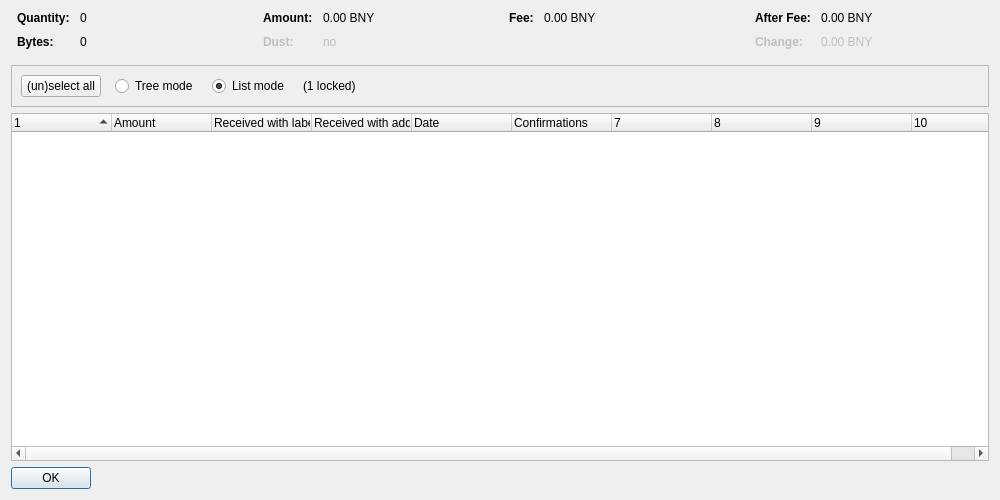
<?xml version="1.0" encoding="UTF-8"?>
<ui version="4.0">
 <class>CoinControlDialog</class>
 <widget class="QDialog" name="CoinControlDialog">
  <property name="geometry">
   <rect>
    <x>0</x>
    <y>0</y>
    <width>1000</width>
    <height>500</height>
   </rect>
  </property>
  <property name="windowTitle">
   <string>Coin Selection</string>
  </property>
  <layout class="QVBoxLayout" name="verticalLayout">
   <item>
    <layout class="QHBoxLayout" name="horizontalLayoutTop" stretch="0,0,0,0">
     <property name="topMargin">
      <number>0</number>
     </property>
     <property name="bottomMargin">
      <number>10</number>
     </property>
     <item>
      <layout class="QFormLayout" name="formLayoutCoinControl1">
       <property name="horizontalSpacing">
        <number>10</number>
       </property>
       <property name="verticalSpacing">
        <number>10</number>
       </property>
       <property name="leftMargin">
        <number>6</number>
       </property>
       <property name="rightMargin">
        <number>6</number>
       </property>
       <item row="0" column="0">
        <widget class="QLabel" name="labelCoinControlQuantityText">
         <property name="font">
          <font>
           <weight>75</weight>
           <bold>true</bold>
          </font>
         </property>
         <property name="text">
          <string>Quantity:</string>
         </property>
        </widget>
       </item>
       <item row="0" column="1">
        <widget class="QLabel" name="labelCoinControlQuantity">
         <property name="cursor">
          <cursorShape>IBeamCursor</cursorShape>
         </property>
         <property name="contextMenuPolicy">
          <enum>Qt::ActionsContextMenu</enum>
         </property>
         <property name="text">
          <string notr="true">0</string>
         </property>
         <property name="textInteractionFlags">
          <set>Qt::LinksAccessibleByMouse|Qt::TextSelectableByKeyboard|Qt::TextSelectableByMouse</set>
         </property>
        </widget>
       </item>
       <item row="1" column="0">
        <widget class="QLabel" name="labelCoinControlBytesText">
         <property name="font">
          <font>
           <weight>75</weight>
           <bold>true</bold>
          </font>
         </property>
         <property name="text">
          <string>Bytes:</string>
         </property>
        </widget>
       </item>
       <item row="1" column="1">
        <widget class="QLabel" name="labelCoinControlBytes">
         <property name="cursor">
          <cursorShape>IBeamCursor</cursorShape>
         </property>
         <property name="contextMenuPolicy">
          <enum>Qt::ActionsContextMenu</enum>
         </property>
         <property name="text">
          <string notr="true">0</string>
         </property>
         <property name="textInteractionFlags">
          <set>Qt::LinksAccessibleByMouse|Qt::TextSelectableByKeyboard|Qt::TextSelectableByMouse</set>
         </property>
        </widget>
       </item>
      </layout>
     </item>
     <item>
      <layout class="QFormLayout" name="formLayoutCoinControl2">
       <property name="horizontalSpacing">
        <number>10</number>
       </property>
       <property name="verticalSpacing">
        <number>10</number>
       </property>
       <property name="leftMargin">
        <number>6</number>
       </property>
       <property name="rightMargin">
        <number>6</number>
       </property>
       <item row="0" column="0">
        <widget class="QLabel" name="labelCoinControlAmountText">
         <property name="font">
          <font>
           <weight>75</weight>
           <bold>true</bold>
          </font>
         </property>
         <property name="text">
          <string>Amount:</string>
         </property>
        </widget>
       </item>
       <item row="0" column="1">
        <widget class="QLabel" name="labelCoinControlAmount">
         <property name="cursor">
          <cursorShape>IBeamCursor</cursorShape>
         </property>
         <property name="contextMenuPolicy">
          <enum>Qt::ActionsContextMenu</enum>
         </property>
         <property name="text">
          <string notr="true">0.00 BNY</string>
         </property>
         <property name="textInteractionFlags">
          <set>Qt::LinksAccessibleByMouse|Qt::TextSelectableByKeyboard|Qt::TextSelectableByMouse</set>
         </property>
        </widget>
       </item>
       <item row="1" column="0">
        <widget class="QLabel" name="labelCoinControlLowOutputText">
         <property name="enabled">
          <bool>false</bool>
         </property>
         <property name="font">
          <font>
           <weight>75</weight>
           <bold>true</bold>
          </font>
         </property>
         <property name="text">
          <string>Dust:</string>
         </property>
        </widget>
       </item>
       <item row="1" column="1">
        <widget class="QLabel" name="labelCoinControlLowOutput">
         <property name="enabled">
          <bool>false</bool>
         </property>
         <property name="cursor">
          <cursorShape>IBeamCursor</cursorShape>
         </property>
         <property name="contextMenuPolicy">
          <enum>Qt::ActionsContextMenu</enum>
         </property>
         <property name="text">
          <string notr="true">no</string>
         </property>
         <property name="textInteractionFlags">
          <set>Qt::LinksAccessibleByMouse|Qt::TextSelectableByKeyboard|Qt::TextSelectableByMouse</set>
         </property>
        </widget>
       </item>
      </layout>
     </item>
     <item>
      <layout class="QFormLayout" name="formLayoutCoinControl3">
       <property name="horizontalSpacing">
        <number>10</number>
       </property>
       <property name="verticalSpacing">
        <number>10</number>
       </property>
       <property name="leftMargin">
        <number>6</number>
       </property>
       <property name="rightMargin">
        <number>6</number>
       </property>
       <item row="0" column="0">
        <widget class="QLabel" name="labelCoinControlFeeText">
         <property name="font">
          <font>
           <weight>75</weight>
           <bold>true</bold>
          </font>
         </property>
         <property name="text">
          <string>Fee:</string>
         </property>
        </widget>
       </item>
       <item row="0" column="1">
        <widget class="QLabel" name="labelCoinControlFee">
         <property name="cursor">
          <cursorShape>IBeamCursor</cursorShape>
         </property>
         <property name="contextMenuPolicy">
          <enum>Qt::ActionsContextMenu</enum>
         </property>
         <property name="text">
          <string notr="true">0.00 BNY</string>
         </property>
         <property name="textInteractionFlags">
          <set>Qt::LinksAccessibleByMouse|Qt::TextSelectableByKeyboard|Qt::TextSelectableByMouse</set>
         </property>
        </widget>
       </item>
      </layout>
     </item>
     <item>
      <layout class="QFormLayout" name="formLayoutCoinControl4">
       <property name="horizontalSpacing">
        <number>10</number>
       </property>
       <property name="verticalSpacing">
        <number>10</number>
       </property>
       <property name="leftMargin">
        <number>6</number>
       </property>
       <property name="rightMargin">
        <number>6</number>
       </property>
       <item row="0" column="0">
        <widget class="QLabel" name="labelCoinControlAfterFeeText">
         <property name="font">
          <font>
           <weight>75</weight>
           <bold>true</bold>
          </font>
         </property>
         <property name="text">
          <string>After Fee:</string>
         </property>
        </widget>
       </item>
       <item row="0" column="1">
        <widget class="QLabel" name="labelCoinControlAfterFee">
         <property name="cursor">
          <cursorShape>IBeamCursor</cursorShape>
         </property>
         <property name="contextMenuPolicy">
          <enum>Qt::ActionsContextMenu</enum>
         </property>
         <property name="text">
          <string notr="true">0.00 BNY</string>
         </property>
         <property name="textInteractionFlags">
          <set>Qt::LinksAccessibleByMouse|Qt::TextSelectableByKeyboard|Qt::TextSelectableByMouse</set>
         </property>
        </widget>
       </item>
       <item row="1" column="0">
        <widget class="QLabel" name="labelCoinControlChangeText">
         <property name="enabled">
          <bool>false</bool>
         </property>
         <property name="font">
          <font>
           <weight>75</weight>
           <bold>true</bold>
          </font>
         </property>
         <property name="text">
          <string>Change:</string>
         </property>
        </widget>
       </item>
       <item row="1" column="1">
        <widget class="QLabel" name="labelCoinControlChange">
         <property name="enabled">
          <bool>false</bool>
         </property>
         <property name="cursor">
          <cursorShape>IBeamCursor</cursorShape>
         </property>
         <property name="contextMenuPolicy">
          <enum>Qt::ActionsContextMenu</enum>
         </property>
         <property name="text">
          <string notr="true">0.00 BNY</string>
         </property>
         <property name="textInteractionFlags">
          <set>Qt::LinksAccessibleByMouse|Qt::TextSelectableByKeyboard|Qt::TextSelectableByMouse</set>
         </property>
        </widget>
       </item>
      </layout>
     </item>
    </layout>
   </item>
   <item>
    <widget class="QFrame" name="frame">
     <property name="minimumSize">
      <size>
       <width>0</width>
       <height>40</height>
      </size>
     </property>
     <property name="frameShape">
      <enum>QFrame::StyledPanel</enum>
     </property>
     <property name="frameShadow">
      <enum>QFrame::Sunken</enum>
     </property>
     <layout class="QHBoxLayout" name="horizontalLayout">
      <item>
       <layout class="QHBoxLayout" name="horizontalLayoutPanel" stretch="0,0,0,0,0">
        <property name="spacing">
         <number>14</number>
        </property>
        <item>
         <widget class="QPushButton" name="pushButtonSelectAll">
          <property name="sizePolicy">
           <sizepolicy hsizetype="Maximum" vsizetype="Fixed">
            <horstretch>0</horstretch>
            <verstretch>0</verstretch>
           </sizepolicy>
          </property>
          <property name="text">
           <string>(un)select all</string>
          </property>
          <property name="autoDefault">
           <bool>false</bool>
          </property>
         </widget>
        </item>
        <item>
         <widget class="QRadioButton" name="radioTreeMode">
          <property name="sizePolicy">
           <sizepolicy hsizetype="Maximum" vsizetype="Fixed">
            <horstretch>0</horstretch>
            <verstretch>0</verstretch>
           </sizepolicy>
          </property>
          <property name="text">
           <string>Tree mode</string>
          </property>
         </widget>
        </item>
        <item>
         <widget class="QRadioButton" name="radioListMode">
          <property name="sizePolicy">
           <sizepolicy hsizetype="Maximum" vsizetype="Fixed">
            <horstretch>0</horstretch>
            <verstretch>0</verstretch>
           </sizepolicy>
          </property>
          <property name="text">
           <string>List mode</string>
          </property>
          <property name="checked">
           <bool>true</bool>
          </property>
         </widget>
        </item>
        <item>
         <widget class="QLabel" name="labelLocked">
          <property name="text">
           <string notr="true">(1 locked)</string>
          </property>
         </widget>
        </item>
        <item>
         <spacer name="horizontalSpacer">
          <property name="orientation">
           <enum>Qt::Horizontal</enum>
          </property>
          <property name="sizeHint" stdset="0">
           <size>
            <width>40</width>
            <height>20</height>
           </size>
          </property>
         </spacer>
        </item>
       </layout>
      </item>
     </layout>
    </widget>
   </item>
   <item>
    <widget class="CoinControlTreeWidget" name="treeWidget">
     <property name="contextMenuPolicy">
      <enum>Qt::CustomContextMenu</enum>
     </property>
     <property name="sortingEnabled">
      <bool>false</bool>
     </property>
     <property name="columnCount">
      <number>10</number>
     </property>
     <attribute name="headerShowSortIndicator" stdset="0">
      <bool>true</bool>
     </attribute>
     <attribute name="headerStretchLastSection">
      <bool>false</bool>
     </attribute>
     <column>
      <property name="text">
       <string/>
      </property>
     </column>
     <column>
      <property name="text">
       <string>Amount</string>
      </property>
     </column>
     <column>
      <property name="text">
       <string>Received with label</string>
      </property>
     </column>
     <column>
      <property name="text">
       <string>Received with address</string>
      </property>
     </column>
     <column>
      <property name="text">
       <string>Date</string>
      </property>
     </column>
     <column>
      <property name="text">
       <string>Confirmations</string>
      </property>
      <property name="toolTip">
       <string>Confirmed</string>
      </property>
     </column>
     <column>
      <property name="text">
       <string/>
      </property>
     </column>
     <column>
      <property name="text">
       <string/>
      </property>
     </column>
     <column>
      <property name="text">
       <string/>
      </property>
     </column>
     <column>
      <property name="text">
       <string/>
      </property>
     </column>
    </widget>
   </item>
   <item>
    <widget class="QDialogButtonBox" name="buttonBox">
     <property name="sizePolicy">
      <sizepolicy hsizetype="Maximum" vsizetype="Fixed">
       <horstretch>0</horstretch>
       <verstretch>0</verstretch>
      </sizepolicy>
     </property>
     <property name="orientation">
      <enum>Qt::Horizontal</enum>
     </property>
     <property name="standardButtons">
      <set>QDialogButtonBox::Ok</set>
     </property>
    </widget>
   </item>
  </layout>
 </widget>
 <customwidgets>
  <customwidget>
   <class>CoinControlTreeWidget</class>
   <extends>QTreeWidget</extends>
   <header>coincontroltreewidget.h</header>
  </customwidget>
 </customwidgets>
 <resources/>
 <connections/>
</ui>
